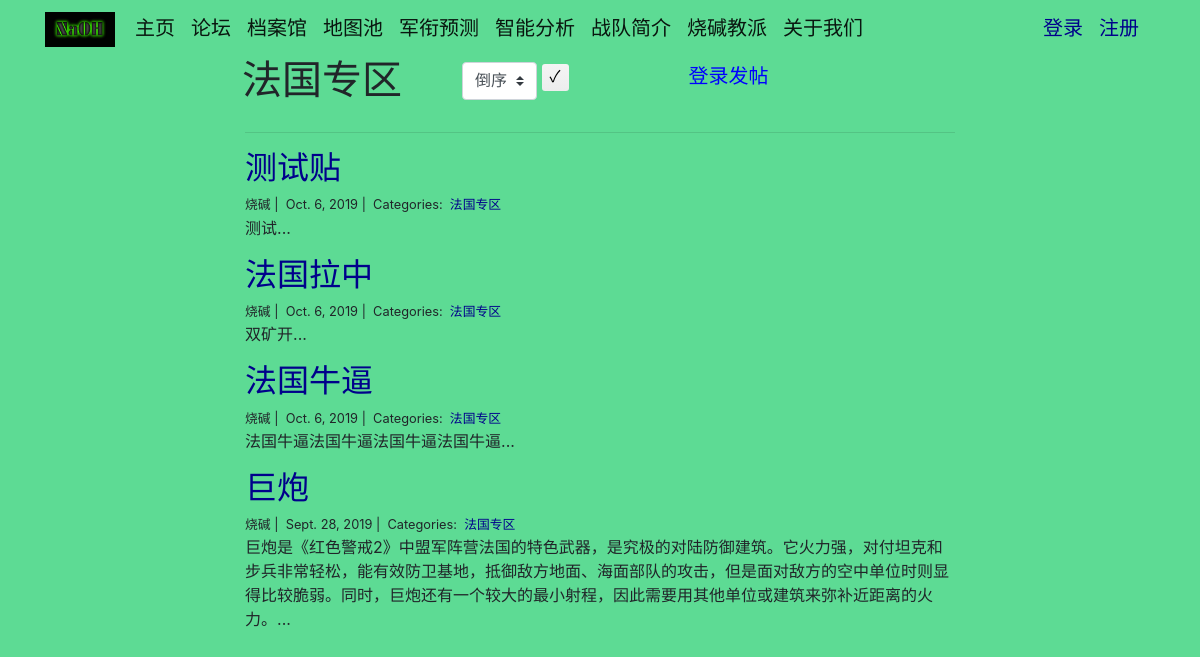
/blog/法国专区/, run on the app's committed database.
### blog/models.py (models this page shows)
class Category(models.Model):
    name = models.CharField(max_length=20)

class Post(models.Model):
    title = models.CharField(max_length=255)
    author = models.CharField(max_length=100)
    body = models.TextField()
    created_on = models.DateTimeField(auto_now_add=True)
    last_modified = models.DateTimeField(auto_now=True)
    categories = models.ManyToManyField('Category', related_name='posts')

### blog/views.py (the view)
# urls.py: path("<category>/", views.blog_category, name="blog_category"),
def blog_category(request, category):
    posts = Post.objects.filter(
        categories__name__contains=category
    ).order_by(
        '-created_on'
    )
    language = select_language(request)
    order = 'reverseorder'
    if request.method == 'POST':
        order = request.POST['selection']
    if order == 'inorder':
        posts = posts[::-1]
    context = {
        "category": category,
        "posts": posts,
        "language": language,
        "order": order
    }
    return render(request, "blog_category.html", context)

### blog/views.py (called while the page is built)
def select_language(request):
    language = 'English'
    if request.user.is_authenticated:
        if request.session.get(request.user.username, None) == None:
            request.session[request.user.username] = 'Chinese'
        language = request.session[request.user.username]
    return language

### blog/templates/blog_category.html (shortened to what this page needs)
{% extends "base.html" %}
{% block page_content %}
<div class="col-md-8 offset-md-2">
    <div class="row">
    <h1 style="margin-right: 5vw; margin-left: 12px;">{{ category | title }}</h1>
    {% if order == "inorder" %}
        <form action="" method="post">
        {% csrf_token %}
        <select class="custom-select" name="selection">
          <option value="inorder">正序</option>
          <option value="reverseorder">倒序</option>
        </select>
        <input type="submit" value="&check;">
        </form>
    {% else %}
        <form action="" method="post">
        <select class="custom-select" name="selection">
          <option value="reverseorder">倒序</option>
        </select>
        <input type="submit" value="&check;">
        </form>
    {% endif %}
    {% if user.is_authenticated %}
        <a style="color: #0000FF;" class="navbar-brand" href="{% url 'create_blog' category%}">新建帖子</a>
    {% else %}
        <a style="color: #0000FF;" class="navbar-brand" href="{% url 'login' %}">登录发帖</a>
    {% endif %}
    </div>
    <hr>
    {% for post in posts %}
        <h2><a style="color: #00008B;" href="{% url 'blog_detail' post.pk%}">{{ post.title }}</a></h2>
        <small>
            {{ post.author }} |&nbsp;
            {{ post.created_on.date }} |&nbsp;
            Categories:&nbsp;
            {% for category in post.categories.all %}
            <a style="color: #00008B;" href="{% url 'blog_category' category.name %}">
                {{ category.name }}
            </a>&nbsp;
            {% endfor %}
        </small>
        <p>{{ post.body | slice:":400" }}...</p>
    {% endfor %}
</div>
{% endblock %}

### blog/templates/blog_category.html (style rules this page uses)
.custom-select { margin-top: 6px; width: 75px; height: 38px; font-family: Arial; }
input[type=submit] { border-radius: 3px; border: 0; width: 27px; height: 27px; margin-right: 10vw; font-family: Tahoma; background: #f4f4f4; background: -moz-linear-gradient(top, #f4f4f4 1%, #ededed 100%); background: -webkit-gradient(linear, left top, left bottom, color-stop(1%, #f4f4f4), color-stop(100%, #ededed)); background: -webkit-linear-gradient(top, #f4f4f4 1%, #ededed 100%); background: -o-linear-gradient(top, #f4f4f4 1%, #ededed 100%); background: -ms-linear-gradient(top, #f4f4f4 1%, #ededed 100%); background: linear-gradient(to bottom, #f4f4f4 1%, #ededed 100%); filter: progid:DXImageTransform.Microsoft.gradient(startColorstr='#f4f4f4', endColorstr='#ededed', GradientType=0); }

### data on the page
Category: name "法国专区"
Post: title "测试贴", author "烧碱", created_on "Oct. 6, 2019", body "测试"
Post: title "法国拉中", author "烧碱", created_on "Oct. 6, 2019", body "双矿开"
Post: title "法国牛逼", author "烧碱", created_on "Oct. 6, 2019", body "法国牛逼法国牛逼法国牛逼法国牛逼"
Post: title "巨炮", author "烧碱", created_on "Sept. 28, 2019", body "巨炮是《红色警戒2》中盟军阵营法国的特色武器，是究极的对陆防御建筑。它火力强，对付坦克和步兵非常轻松，能有效防卫基地，抵御敌方地面、海面部队的攻击，但是面对敌方的空中单位时则显得比较脆弱。同时，巨炮还有一个较大的最小射程，因此需要用其他单位或建筑来弥补近距离的火力。"
